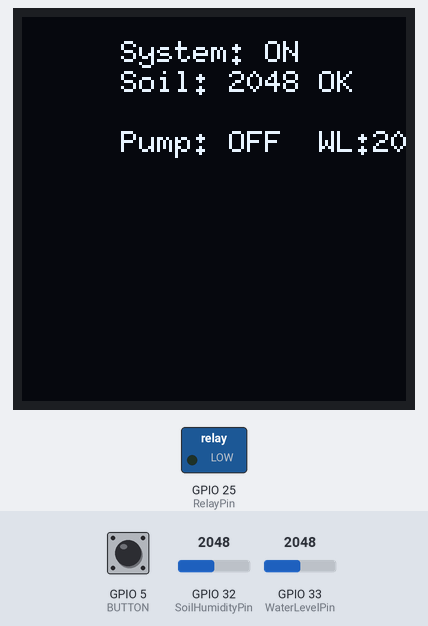
This sketch was run on a simulated ESP32. Shown: 128×128 one-colour display, switched loads named in the sketch (green lamp = pin HIGH). The inputs (shaded band) are chosen by the test bench; at power-on: GPIO 32 (SoilHumidityPin) = 2048, GPIO 33 (WaterLevelPin) = 2048, GPIO 5 (BUTTON) HIGH.

Above: at 1.2 s.
1.3 s: GPIO 32 (SoilHumidityPin) set to 65
At 2.7 s:
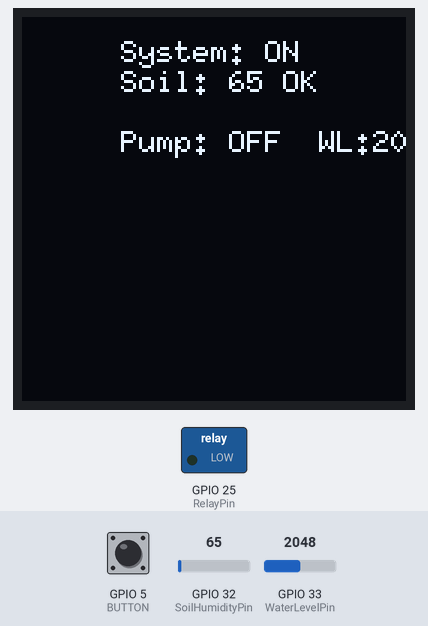
3.0 s: GPIO 32 (SoilHumidityPin) set to 54
At 4.2 s:
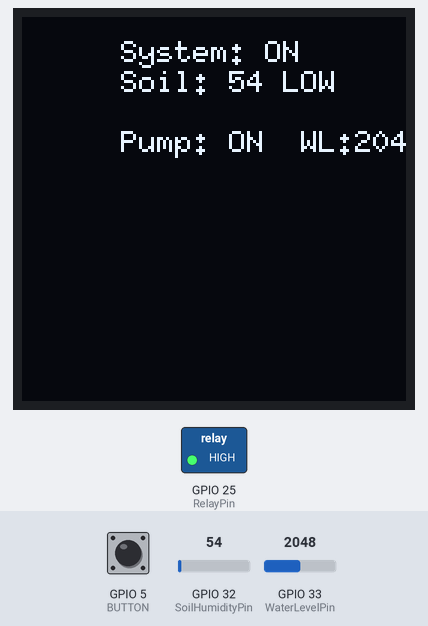
4.5 s: GPIO 33 (WaterLevelPin) set to 12
At 5.8 s:
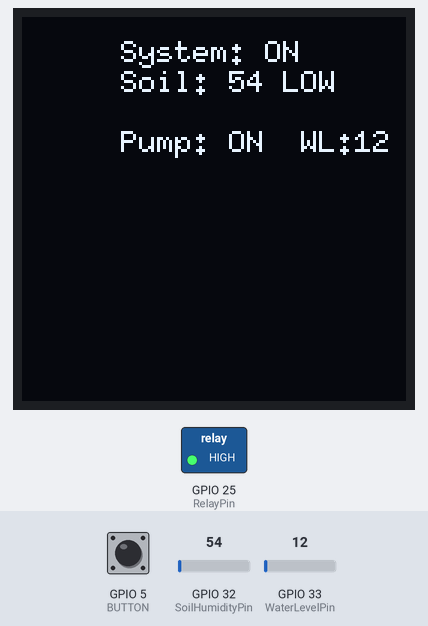
6.1 s: GPIO 33 (WaterLevelPin) set to 9
At 6.9 s:
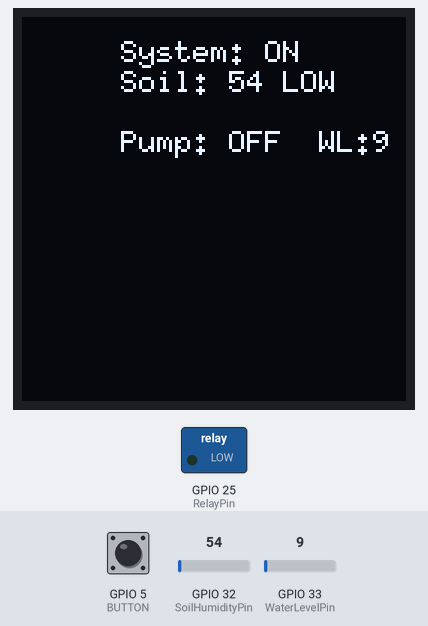
7.8 s: GPIO 5 (BUTTON) pulled LOW for 0.3 s
At 8.6 s:
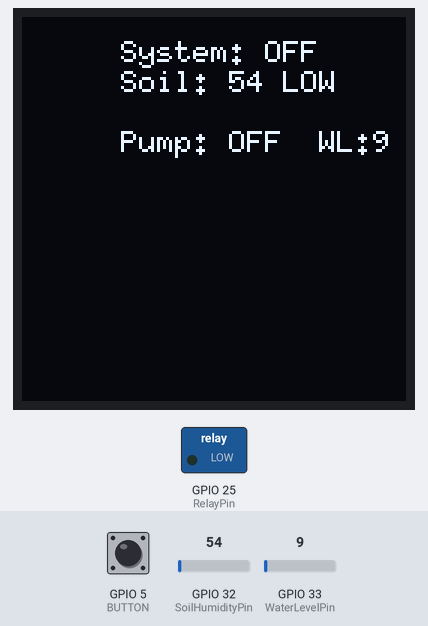
9.6 s: GPIO 32 (SoilHumidityPin) set to 491
At 10.9 s:
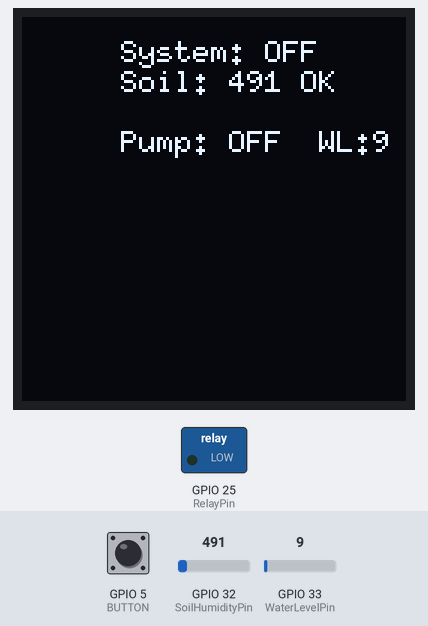
Timing chart, 0 to 12.3 s (numbered marks = the images above; inputs shaded):
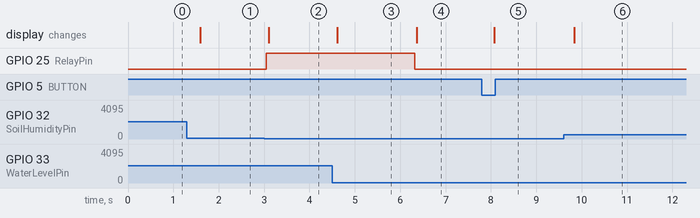

The sketch:

Soil-Humidity-Water-Pump-and-Water-Level-sensor.ino
```cpp
#include <Wire.h>
#include <U8g2lib.h>

#define RelayPin 25
#define WaterLevelPin 33
#define SoilHumidityPin 32
#define BUTTON 5

// Thresholds
int soilThreshold = 60;
int waterThreshold = 10;

// System flags
bool systemOn = true;
bool lastButtonState = HIGH;
bool pumpState = false;

U8G2_SH1107_128X128_F_HW_I2C u8g2(U8G2_R0, U8X8_PIN_NONE);

char line1[32];
char line2[32];
char line3[32];

void setTextSize(float sizeLevel) {
  if (sizeLevel <= 1.0) {
    u8g2.setFont(u8g2_font_6x10_tr);
  }
  else if (sizeLevel <= 1.5) {
    u8g2.setFont(u8g2_font_ncenB14_tr);
  }
  else if (sizeLevel <= 2.5) {
    u8g2.setFont(u8g2_font_logisoso20_tr);
  }
  else {
    u8g2.setFont(u8g2_font_logisoso28_tr);
  }
}

void setup() {
  Serial.begin(9600);

  pinMode(RelayPin, OUTPUT);
  pinMode(WaterLevelPin, INPUT);
  pinMode(SoilHumidityPin, INPUT);
  pinMode(BUTTON, INPUT_PULLUP);

  digitalWrite(RelayPin, LOW);

  // Initialize OLED
  u8g2.begin();
}

void loop() {

  bool buttonState = digitalRead(BUTTON);
  if (lastButtonState == HIGH && buttonState == LOW) {
    systemOn = !systemOn;
    if(!systemOn) {
      digitalWrite(RelayPin, LOW);
      pumpState = false;
    }
    delay(200);
  }
  lastButtonState = buttonState;


  int soilValue = analogRead(SoilHumidityPin);
  int waterValue = analogRead(WaterLevelPin);


  if (systemOn) {
    if (soilValue < soilThreshold && waterValue > waterThreshold) {
      digitalWrite(RelayPin, HIGH);
      pumpState = true;
    } else {
      digitalWrite(RelayPin, LOW);
      pumpState = false;
    }
  } else {
    digitalWrite(RelayPin, LOW);
    pumpState = false;
  }


  sprintf(line1, "System: %s", systemOn ? "ON" : "OFF");
  sprintf(line2, "Soil: %d %s", soilValue, (soilValue < soilThreshold) ? "LOW" : "OK");
  sprintf(line3, "Pump: %s  WL:%d", pumpState ? "ON" : "OFF", waterValue);


  u8g2.clearBuffer();
  setTextSize(1);
  u8g2.drawStr(33, 15, line1);
  u8g2.drawStr(33, 25, line2);
  u8g2.drawStr(33, 45, line3);
  u8g2.sendBuffer();

  delay(200);
}
```

Measured:
- the behaviour switches between 60 and 59 on GPIO 32 (SoilHumidityPin) (found by bisection; images 1 and 2)
- the behaviour switches between 11 and 10 on GPIO 33 (WaterLevelPin) (found by bisection; images 3 and 4)
- after the input at 1.3 s, the display: changes after 0.29 s (image 1)
- after the input at 3.0 s, GPIO 25 (RelayPin): LOW → HIGH after 0.05 s; the display: changes after 0.10 s (image 2)
- after the input at 4.5 s, the display: changes after 0.11 s (image 3)
- after the input at 6.1 s, GPIO 25 (RelayPin): HIGH → LOW after 0.22 s; the display: changes after 0.27 s (image 4)
- after the input at 7.8 s, the display: changes after 0.28 s (image 5)
- after the input at 9.6 s, the display: changes after 0.24 s (image 6)
